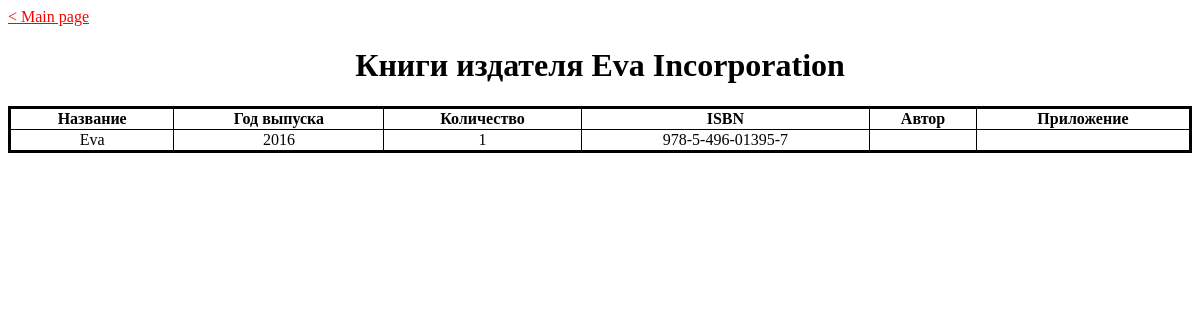
The page /books-by-publisher.php?publ=Eva Incorporation on the database its author committed.
### tables this page shows
CREATE TABLE `literature` (
  `id_book` int(11) NOT NULL,
  `name` text NOT NULL,
  `publication_date` date NOT NULL,
  `publisher` text NOT NULL,
  `quantity` int(11) NOT NULL,
  `ISBN` varchar(20) NOT NULL,
  `journal number` int(11) DEFAULT NULL,
  `type` enum('Book','Journal','Newspaper','') NOT NULL,
  `fid_resourse` int(11) DEFAULT NULL
);

### books-by-publisher.php (the view, shortened to what this page needs)
<?php
	require 'conn.php';
	$title = "Книги издателя " . $_GET['publ'];
?>
<!DOCTYPE html>
<html lang="ru">
<head>
	<link rel="stylesheet" href="style.css">
</head>
<body>
	<h1>
		<?php echo $title;	?>
	</h1>
	<table border="1">
		<thead>
			<th>Название</th>
			<th>Год выпуска</th>
			<th>Количество</th>
			<th>ISBN</th>
			<th>Автор</th>
			<th>Приложение</th>
		</thead>
		<tbody>
			<?php
				$stm = "
SELECT l.id_book, l.name, DATE_FORMAT(l.publication_date, '%Y'), l.quantity, l.ISBN, r.title
	FROM literature l
    LEFT JOIN resourse r ON r.id=l.fid_resourse
	WHERE l.publisher LIKE ?;";
				$pdo_stm = $pdo->prepare($stm);
				$pdo_stm->execute(
                	array($_GET['publ'])
            	);
            	$pdo_stm->setFetchMode(PDO::FETCH_NUM);
            	foreach ($pdo_stm as $row) {
                	echo '<tr>';
                	for ($i = 1; $i <= 4; ++$i) {
                    	echo '<td>' . $row[$i] . '</td>';
                	}
                	echo "<td>";
                	echo "</td>";
                	echo "<td>" . $row[5] . "</td>";
                	echo '</tr>';
            	}
			?>
		</tbody>
	</table>
</body>

### style.css (style rules this page uses)
body { text-align: center; }
table { width: 100%; border-collapse: collapse; border: 3px solid black; }
.main-page-link { display: block; text-align: start; color: red; }

### rows shown on the page
literature: name "Eva", i "2016", quantity "1", ISBN "978-5-496-01395-7"

### other values the page prints
file_get_contents("main-page-link.htm") "< Main page"
$title "Книги издателя Eva Incorporation"
